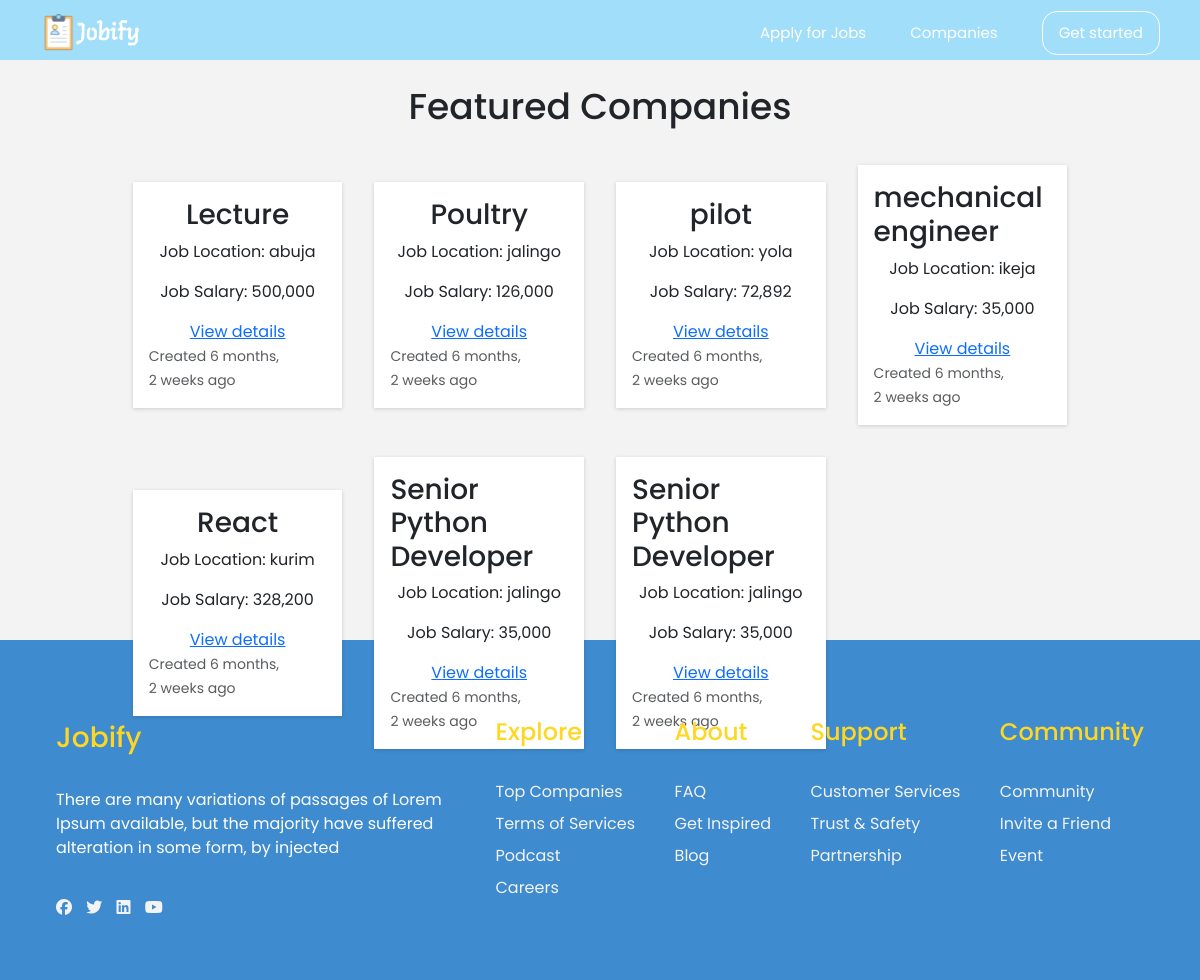
/job-listing/, run on the app's committed database.
### job/models.py (models this page shows, shortened)
class Job(models.Model):
    job_type_choices = (
        ('Remote', 'Remote'),
        ('Onsite', 'Onsite'),
        ('Hybrid', 'Hybrid'),
    )
    user = models.ForeignKey(User, on_delete=models.CASCADE)
    company = models.ForeignKey(Company, on_delete=models.CASCADE)
    title = models.CharField(max_length=100)
    location = models.CharField(max_length=100)
    salary = models.PositiveIntegerField(default=35000)
    requirements = models.TextField()
    ideal_candidate = models.TextField()
    is_available = models.BooleanField(default=True)
    timestamp = models.DateTimeField(auto_now_add=True)
    industry = models.ForeignKey(Industry, on_delete=models.DO_NOTHING, null=True, blank=True)
    state = models.ForeignKey(State, on_delete=models.DO_NOTHING, null=True, blank=True)
    job_type = models.CharField(max_length=20, choices=job_type_choices, null=True, blank=True)

### website/views.py (the view)
# urls.py: path('job-listing/', views.job_listing, name='job-listing'),
def job_listing(request):
    jobs = Job.objects.filter(is_available=True).order_by('-timestamp')
    context = {
        'jobs':jobs
        }
    return render(request, 'website/job_listing.html', context)

### templates/website/job_listing.html (shortened to what this page needs)
{% extends 'website/base.html' %}
{% load static %}
{% load humanize %}
{% block style %}
 <nav class="navbar" style="background: #a1defa;">
        <a href="{% url 'website:home' %}" class="navbar-logo"><img src="{% static 'images/logo.svg' %}" alt="logo"></a>
        <div class="navbar-menu">
            <a href="#">Apply for Jobs</a>
            <a href="#companies">Companies</a>
            <a class="menu-button" href="{% url 'user:login' %}">Get started</a>
        </div>
    </nav>
{% endblock %}
{% block content %}
<section class="job_listings" >
        <h1 class="section-title">Featured Companies</h1>
        <div class="featured-wrapper" style="text-align: left;">
            {% if jobs %}
            {% for job in jobs %}
            <div class="featured-card">
                <h3>{{job.title}}</h3>
                <p class="card-text">
                  Job Location: {{job.location}}
                </p>
                <p class="card-text">Job Salary: {{job.salary|intcomma}}</p>
                <a href="{% url 'website:job-details' job.pk %}">View details</a>
                <div class="card-footer">
                    <small class="text-muted">Created {{ job.timestamp|naturaltime }}</small>
                </div>
            </div>
           {% endfor %}
           {% endif %}
        </div>
    </section>
{% endblock %}

### templates/website/base.html (shortened to what this page needs)
{% load static %}
<!DOCTYPE html>
<html lang="en">
<head>
    <link rel="stylesheet" href="https://cdnjs.cloudflare.com/ajax/libs/font-awesome/6.5.1/css/all.min.css" />
    <link href="https://cdn.jsdelivr.net/npm/bootstrap@5.3.2/dist/css/bootstrap.min.css" rel="stylesheet">
    <link  rel="stylesheet"  href="https://cdn.jsdelivr.net/npm/swiper@11/swiper-bundle.min.css"/>
    <link rel="stylesheet" type="text/css" href="{% static 'css/style.css' %}">
</head>
<body>
    {% block style %}
    {% endblock %}
    {% block content %}
    {% endblock %}
    <footer>
        <div class="footer-wrapper">
            <h3>Jobify</h3>
            <p>
                There are many variations of passages of Lorem Ipsum available, but the
                 majority have suffered alteration in some form, by injected
            </p>
            <div class="social-media">
                <a href="#"><i class="fab fa-facebook"></i></a>
                <a href="#"><i class="fab fa-twitter"></i></a>
                <a href="#"><i class="fab fa-linkedin"></i></a>
                <a href="#"><i class="fab fa-youtube"></i></a>
            </div>
        </div>
        <div class="footer-wrapper">
            <h4>Explore</h4>
            <a href="#">Top Companies</a>
            <a href="#">Terms of Services</a>
            <a href="#">Podcast</a>
            <a href="#">Careers</a>
        </div>
        <div class="footer-wrapper">
            <h4>About</h4>
            <a href="#">FAQ</a>
            <a href="#">Get Inspired</a>
            <a href="#">Blog</a>
        </div>
        <div class="footer-wrapper">
            <h4>Support</h4>
            <a href="#">Customer Services</a>
            <a href="#">Trust & Safety</a>
            <a href="#">Partnership</a>
        </div>
        <div class="footer-wrapper">
            <h4>Community</h4>
            <a href="#">Community</a>
            <a href="#">Invite a Friend</a>
            <a href="#">Event</a>
        </div>
    </footer>
</body>
</html>

### user/static/css/style.css (style rules this page uses)
:root { --primaryColor: #0076de; --whiteColor: #fff; --blackColor: #333; --labelColor: #64b1f5; --yellowColor: #ffd723; --font1: 'Poppins', sans-serif; --font2: 'Open Sans', sans-serif; --fontCaps: 'Alegreya Sans SC', sans-serif; }
* { margin: 0; padding: 0; box-sizing: border-box; outline: none; font-family: var(--font1); scroll-behavior: smooth; }
body { width: 100%; height: 100vh; }
h1 { line-height: 1.5; }
.navbar { width: 100%; height: 60px; display: flex; justify-content: space-between; position: fixed; align-items: center; margin-bottom: 80px; top: 0; left: 0; padding: .7rem 2.5rem; z-index: 10; color: var(--whiteColor); background: transparent; }
.navbar-logo img { width: 100px; }
.menu-button { padding: 0.6rem 1rem; color: #fff; border: solid 1px #fff; border-radius: 15px; transition: 0.5s ; }
.navbar-menu { width: 400px; display: flex; align-items: center; justify-content: space-between; }
.navbar-menu > a { color: var(--whiteColor); text-decoration: none; font-size: 15px; }
.section-title { margin-bottom: 0.5rem; letter-spacing: 1.5; font-size: 36px; }
.featured-wrapper { display: grid; grid-template-columns: repeat(auto-fit, minmax(180px, 1fr)); gap: 2rem; align-items: center; width: 100%; padding: 2% 10%; }
.featured-card { display: flex; flex-direction: column; align-items: center; padding: 1rem; background-color: var(--whiteColor); box-shadow: rgba(0, 0, 0, 0.16) 0px 1px 4px; transition: box-shadow 0.3s ease; }
footer { width: 100%; display: flex; flex-wrap: wrap; justify-content: space-between; align-items: flex-start; background: #3e8bcf; color: var(--whiteColor); padding: 3rem; }
.footer-wrapper { display: flex; flex-direction: column; padding: 0.5rem; justify-content: flex-start; align-items: flex-start; }
.footer-wrapper h3, .footer-wrapper h4 { line-height: 3; color: var(--yellowColor); }
.footer-wrapper p { max-width: 400px; line-height: 1.5; }
.social-media { margin-top: 1rem; }
.social-media a { text-decoration: none; color: #f3f3f3; margin-right: 10px; }
.footer-wrapper a { text-decoration: none; color: #f3f3f3; line-height: 2; }
.job_listings { width: 100%; background: #f0cbcb; height: 80dvh; text-align: center; background-color: #f3f3f3; padding: 5rem 1rem; }

### data on the page
Job: title "Lecture", location "abuja", salary "500,000", timestamp "6 months, 2 weeks ago"
Job: title "Poultry", location "jalingo", salary "126,000", timestamp "6 months, 2 weeks ago"
Job: title "pilot", location "yola", salary "72,892", timestamp "6 months, 2 weeks ago"
Job: title "mechanical engineer", location "ikeja", salary "35,000", timestamp "6 months, 2 weeks ago"
Job: title "React", location "kurim", salary "328,200", timestamp "6 months, 2 weeks ago"
Job: title "Senior Python Developer", location "jalingo", salary "35,000", timestamp "6 months, 2 weeks ago"
Job: title "Senior Python Developer", location "jalingo", salary "35,000", timestamp "6 months, 2 weeks ago"
